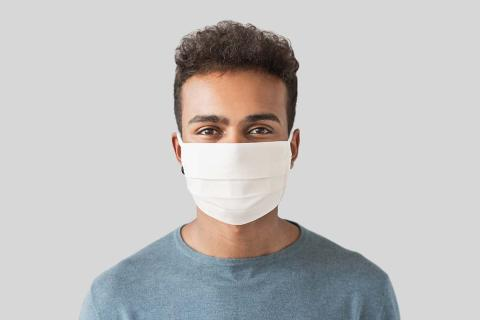
#> input picture img/testset/chir/mask-chir1.jpg, 480 x 320 px
$ jupyter execute --allow-errors sliding_window.ipynb
#> lines starting #> are read from the running program, lines starting #| are printed output that depends on the picture
[cell 1]
import matplotlib.pyplot as plt

from skimage import io, color, transform

[cell 2]
test_image = io.imread('img/testset/chir/mask-chir1.jpg')
#> test_image is the input picture: shape (320, 480, 3); mean R, G, B 193.2, 191.8, 191.3
test_image = color.rgb2gray(test_image)
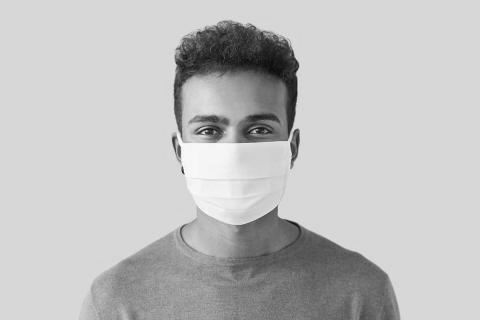
#> test_image: shape (320, 480) float64; min 0.04, max 0.999, mean 0.753
test_image = transform.rescale(test_image, 0.5)
#> test_image: shape (160, 240) float64
test_image = test_image[:160, 40:180]
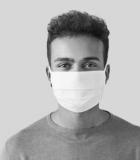
#> test_image: shape (160, 140) float64; min 0.0596, max 0.973, mean 0.698

plt.imshow(test_image, cmap='gray')
plt.axis('off');

$ run again, with img/testset/chir/mask-chir2.jpg copied over img/testset/chir/mask-chir1.jpg
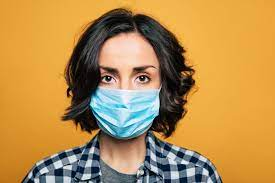
#> input picture img/testset/chir/mask-chir2.jpg, 275 x 183 px
#> test_image is the input picture: shape (183, 275, 3); mean R, G, B 183, 141.7, 78.9
#> `test_image = transform.rescale(test_image, 0.5)`:
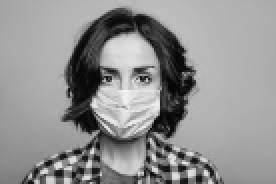
#> test_image: shape (92, 138) float64 (shown 2 times larger); min 0.00956, max 0.966, mean 0.572
#> `test_image = test_image[:160, 40:180]`:
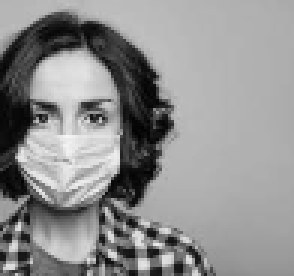
#> test_image: shape (92, 98) float64 (shown 3 times larger); min 0.00956, max 0.966, mean 0.563

$ run again, with img/testset/chir/mask-chir3.jpg copied over img/testset/chir/mask-chir1.jpg
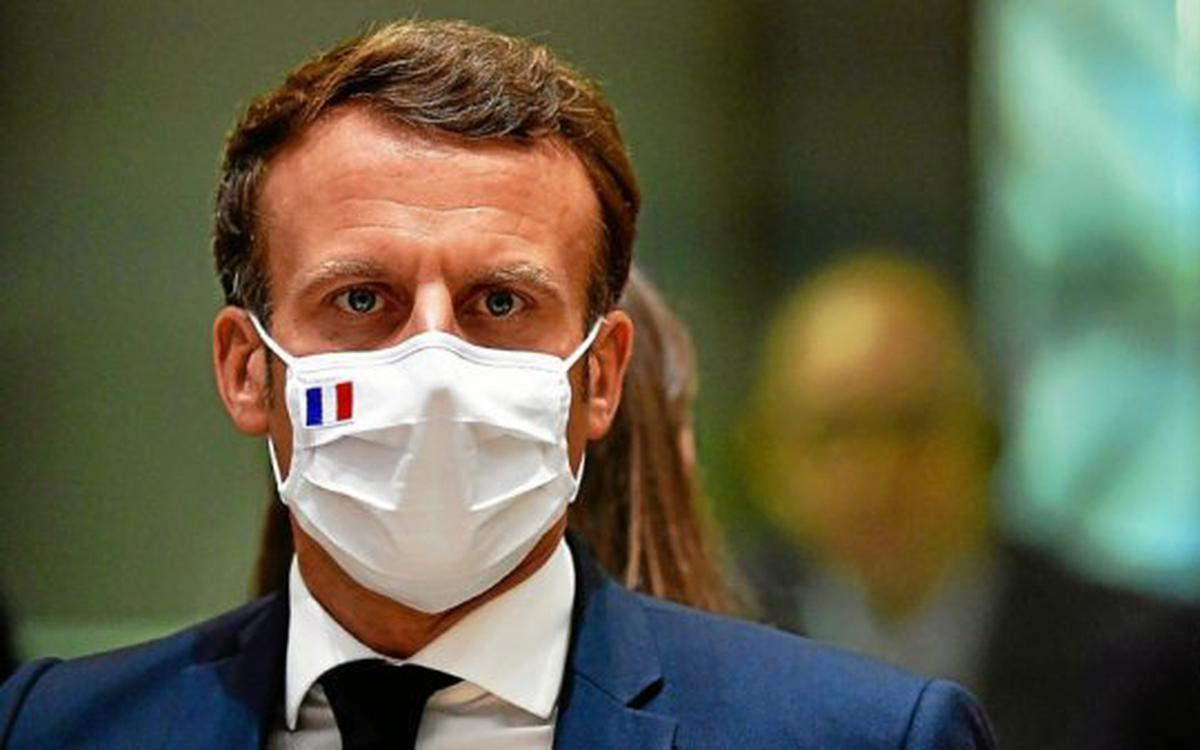
#> input picture img/testset/chir/mask-chir3.jpg, 1200 x 750 px
#> test_image is the input picture: shape (750, 1200, 3); mean R, G, B 98.8, 97.8, 75.6
#> `test_image = color.rgb2gray(test_image)`:
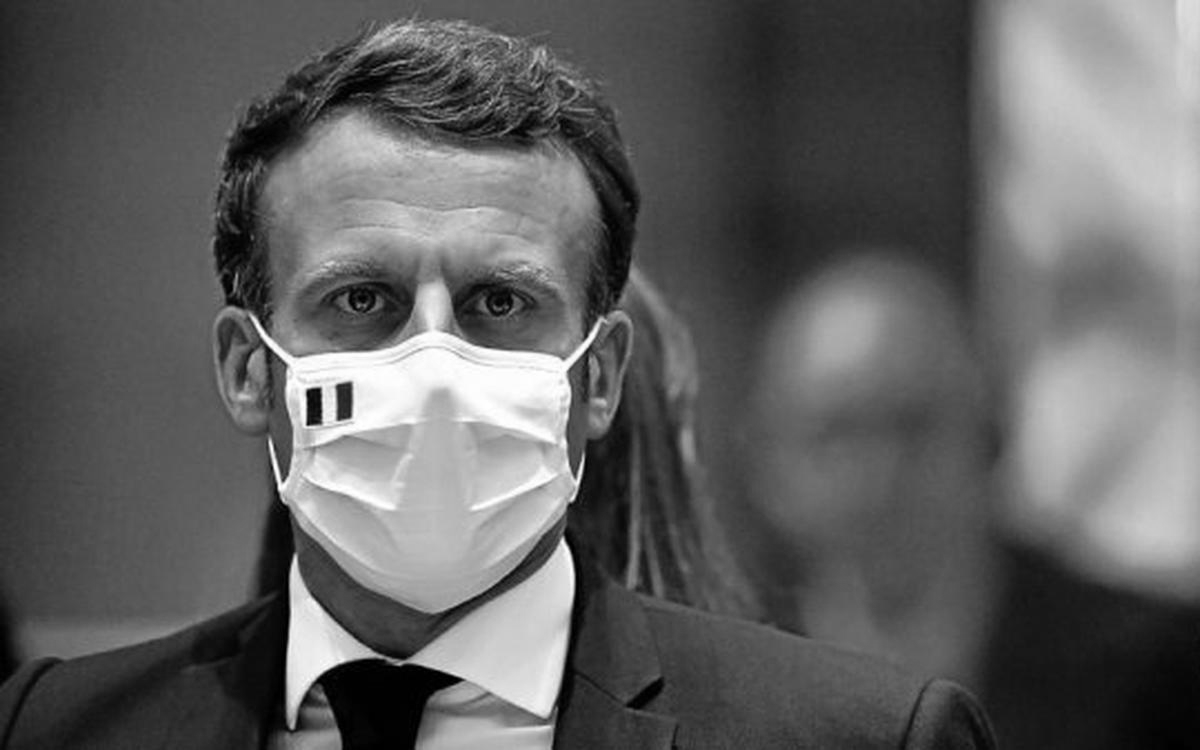
#> test_image: shape (750, 1200) float64; min 0, max 1, mean 0.378
#> `test_image = test_image[:160, 40:180]`:
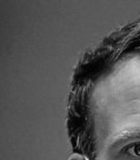
#> test_image: shape (160, 140) float64; min 0.00282, max 0.833, mean 0.337
